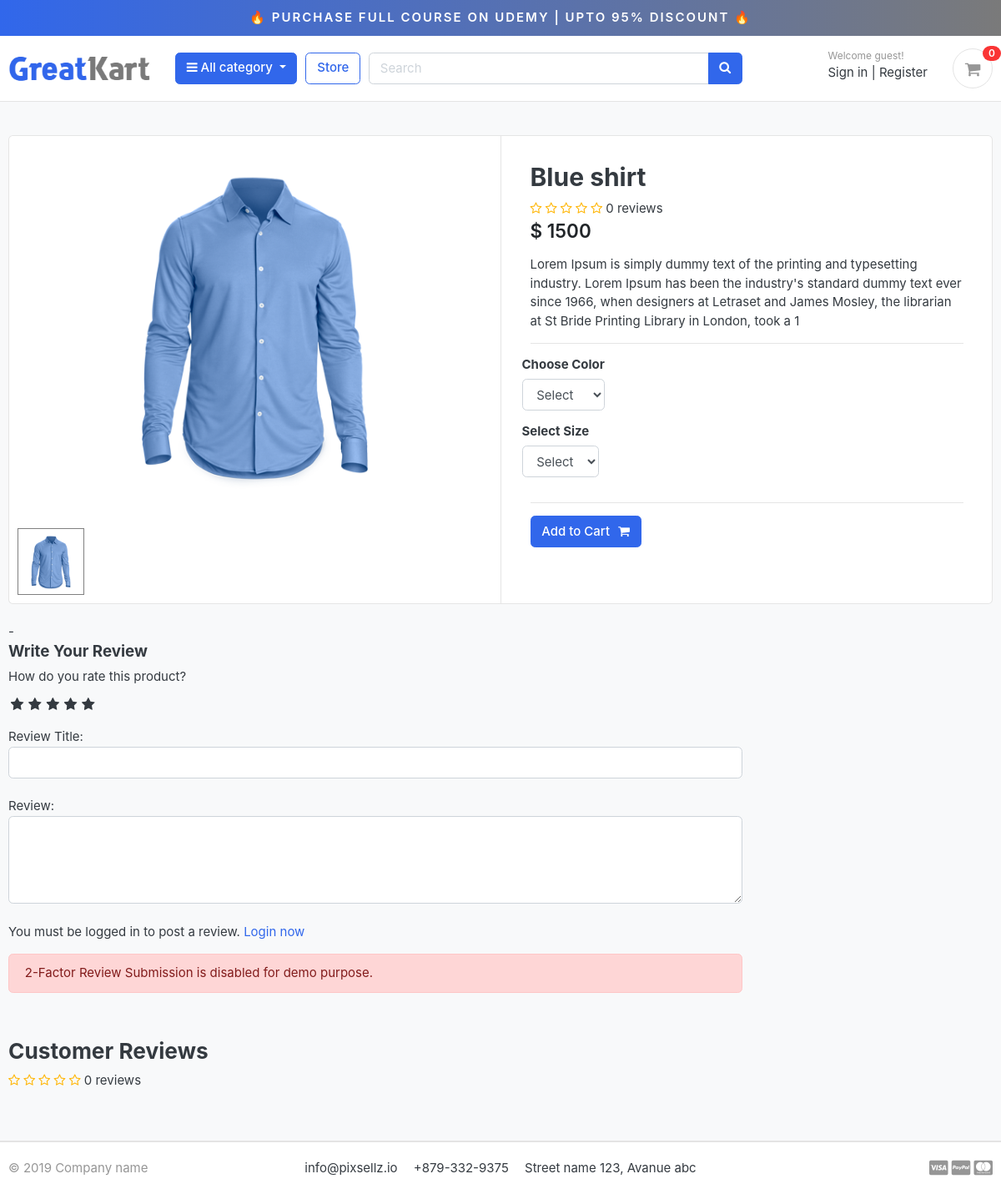
Page /store/shirt/blue-shirt/ on the committed database.
### store/models.py (models this page shows, shortened)
class Product(models.Model):
    product_name = models.CharField(max_length=50,unique=True)
    slug = models.SlugField(max_length=200, unique=True)
    description = models.TextField(max_length=255,blank=True)
    price = models.IntegerField()
    images = models.ImageField(upload_to="photos/products/")
    stock = models.IntegerField()
    is_available = models.BooleanField(default=True)
    category = models.ForeignKey(Category,on_delete = models.CASCADE)
    created_date = models.DateTimeField(auto_now_add=True)
    modified_date = models.DateTimeField(auto_now=True)
    def averageReview(self):
        reviews = ReviewRating.objects.filter(product=self,status=True).aggregate(average=Avg('rating'))
        avg = 0
        if reviews['average'] is not None:
            avg = float(reviews['average'])
        return avg
    def countReview(self):
        reviews = ReviewRating.objects.filter(product=self,status=True).aggregate(count=Count('id'))
        count = 0
        if reviews['count'] is not None:
            count = int(reviews['count'])
        return count

### store/views.py (the view)
# urls.py: path('<slug:category_slug>/<slug:product_slug>/',views.product_detail,name='product_detail'),
def product_detail(request,category_slug,product_slug):
    try:
        single_product = Product.objects.get(category__slug=category_slug,slug=product_slug)
        in_cart = CartItem.objects.filter(cart__cart_id=_cart_id(request),product=single_product).exists()
    except Exception as e:
        raise e
    if request.user.is_authenticated:
        try:
            orderproduct = OrderProduct.objects.filter(user=request.user,product_id=single_product.id).exists()
        except OrderProduct.DoesNotExist:
            orderproduct = None
    else:
        orderproduct = None
    reviews = ReviewRating.objects.filter(product_id=single_product.id,status=True)
    product_gallery = ProductGallery.objects.filter(product_id=single_product.id)
    context = {
        'single_product':single_product,
        'in_cart':in_cart,
        'orderproduct':orderproduct,
        'reviews':reviews,
        'product_gallery':product_gallery
    }
    return render(request,'store/product_detail.html',context)

### carts/context_processors.py (called while the page is built)
def counter(request):
    cart_count = 0
    if 'admin' in request.path:
        return {}
    else:
        try:
            cart = Cart.objects.filter(cart_id=_cart_id(request))
            if request.user.is_authenticated:
                cart_items = CartItem.objects.all().filter(user=request.user)
            else:
                cart_items = CartItem.objects.all().filter(cart=cart[:1])
            for cart_item in cart_items:
                cart_count +=  cart_item.quantity
        except Cart.DoesNotExist:
            cart_count = 0
    return dict(cart_count=cart_count)

### carts/views.py (called while the page is built)
def _cart_id(request):
    cart = request.session.session_key
    if not cart:
        cart =  request.session.create()
    return cart

### category/context_processors.py (called while the page is built)
def menu_links(request):
    links = Category.objects.all()
    return dict(links=links)

### category/models.py (called while the page is built)
    def get_url(self):
        return reverse('products_by_category',args=[self.slug])

### templates/store/product_detail.html (shortened to what this page needs)
{% extends 'base.html' %}
{% load static %}
{% block content %}
<section class="section-content padding-y bg">
	<div class="container">
		<div class="card">
			<div class="row no-gutters">
				<aside class="col-md-6">
					<article class="gallery-wrap">
						<div class="img-big-wrap mainImage">
							<center><img src="{{ single_product.images.url }}"></center>
						</div>
					</article>
					<ul class="thumb">
						<li>
							<a href="{{ single_product.images.url }}" target="mainImage"><img src="{{ single_product.images.url }}" alt="Product Image"></a>
						</li>
					</ul>
				</aside>
				<main class="col-md-6 border-left">
					<form action="{% url 'add_cart' single_product.id %}" method="POST">
						<article class="content-body">
							<h2 class="title">{{ single_product.product_name }}</h2>
							<div class="rating-star">
								<span>
									<i class="fa fa-star{% if single_product.averageReview < 0.5 %}-o{% elif single_product.averageReview >= 0.5 and single_product.averageReview < 1 %}-half-o {% endif %}" aria-hidden="true"></i>
									<i class="fa fa-star{% if single_product.averageReview < 1.5 %}-o{% elif single_product.averageReview >= 1.5 and single_product.averageReview < 2 %}-half-o {% endif %}" aria-hidden="true"></i>
									<i class="fa fa-star{% if single_product.averageReview < 2.5 %}-o{% elif single_product.averageReview >= 2.5 and single_product.averageReview < 3 %}-half-o {% endif %}" aria-hidden="true"></i>
									<i class="fa fa-star{% if single_product.averageReview < 3.5 %}-o{% elif single_product.averageReview >= 3.5 and single_product.averageReview < 4 %}-half-o {% endif %}" aria-hidden="true"></i>
									<i class="fa fa-star{% if single_product.averageReview < 4.5 %}-o{% elif single_product.averageReview >= 4.5 and single_product.averageReview < 5 %}-half-o {% endif %}" aria-hidden="true"></i>
	<span>{{single_product.countReview}} reviews</span>
									</span>
							</div>
							<div class="mb-3">
								<var class="price h4">$ {{single_product.price}}</var>
							</div>
							<p>{{ single_product.description }}</p>
							<hr>
							<div class="row">
								<div class="item-option-select">
									<h6>Choose Color</h6>
									<select name="color" class="form-control" required>
										<option value="" disabled selected>Select</option>
									</select>
								</div>
							</div>
							<div class="row">
								<div class="item-option-select">
									<h6>Select Size</h6>
									<select name="size" class="form-control" required>
										<option value="" disabled selected>Select</option>
									</select>
								</div>
							</div>
							<hr>
							{% if single_product.stock <= 0 %}
								<h5 class="text-danger">Out of Stock</h5>
							{% else %}
								<button type="submit" class="btn  btn-primary"><span class="text">Add to Cart</span><i class="fa fa-shopping-cart"></i></button>
							{% endif %}
						</article>
					</form>
				</main>
			</div>
		</div>
		<br>-
		<div class="row">
			<div class="col-md-9">
				<form action="{% url 'submit_review' single_product.id %}" method="POST">
					<h5>Write Your Review</h5>
					<div>
						<label>How do you rate this product?</label>
						<br>
						<div class="rate">
							<input type="radio" name="rating" id="rating10" value="5" required /><label for="rating10" title="5"></label>
							<input type="radio" name="rating" id="rating8" value="4" required /><label for="rating8" title="4"></label>
							<input type="radio" name="rating" id="rating6" value="3" required /><label for="rating6" title="3"></label>
							<input type="radio" name="rating" id="rating4" value="2" required /><label for="rating4" title="2"></label>
							<input type="radio" name="rating" id="rating2" value="1" required /><label for="rating2" title="1"></label>
						</div>
<br>
						Review Title:
						<input type="text" class="form-control" name="subject">
						<br>
						Review:
						<textarea name="review" rows="4" class="form-control"></textarea>
						<br>
						{% if user.is_authenticated %}
								<input type="submit" value="Submit Review" class="btn btn-primary">
						{% else %}
						<p>You must be logged in to post a review. <span><a href="{% url 'login' %}">Login now</a></span></p>
						{% endif %}
						<div class="alert alert-danger" role="alert" style="margin-top:10px;">
  2-Factor Review Submission is disabled for demo purpose.
</div>
					</div>
				</form>
<br>
<header class="section-heading">
	<h3>Customer Reviews </h3>
	<div class="rating-star">
		<span>
			<i class="fa fa-star{% if single_product.averageReview < 0.5 %}-o{% elif single_product.averageReview >= 0.5 and single_product.averageReview < 1 %}-half-o {% endif %}" aria-hidden="true"></i>
			<i class="fa fa-star{% if single_product.averageReview < 1.5 %}-o{% elif single_product.averageReview >= 1.5 and single_product.averageReview < 2 %}-half-o {% endif %}" aria-hidden="true"></i>
			<i class="fa fa-star{% if single_product.averageReview < 2.5 %}-o{% elif single_product.averageReview >= 2.5 and single_product.averageReview < 3 %}-half-o {% endif %}" aria-hidden="true"></i>
			<i class="fa fa-star{% if single_product.averageReview < 3.5 %}-o{% elif single_product.averageReview >= 3.5 and single_product.averageReview < 4 %}-half-o {% endif %}" aria-hidden="true"></i>
			<i class="fa fa-star{% if single_product.averageReview < 4.5 %}-o{% elif single_product.averageReview >= 4.5 and single_product.averageReview < 5 %}-half-o {% endif %}" aria-hidden="true"></i>
	<span>{{single_product.countReview}} reviews</span>
			</span>
	</div>
</header>
			</div>
		</div>
	</div>
</section>
{% endblock %}

### static/css/ui.css (style rules this page uses)
html { font-family: "Inter", sans-serif; font-size: 15px; }
.content-body { flex: 1 1 auto; padding: 2rem 2.3rem; }
.padding-y { padding-top: 40px; padding-bottom: 40px; }
var { font-style: normal; }
article:after, .form-group:after { display: block; clear: both; content: ""; }
.bg { background-color: #f8f9fa; }
.section-heading { margin-bottom: 20px; margin-top: 15px; }
.btn .text + i { margin-left: 10px; }
.price { font-weight: 600; color: #212529; }
.gallery-wrap .img-big-wrap { margin-bottom: 10px; border-radius: 0.37rem; overflow: hidden; background-color: #fff; }
.gallery-wrap .img-big-wrap img { height: 450px; width: auto; display: inline-block; }
.item-option-select { margin-bottom: 1rem; display: inline-block; margin-right: 15px; }

### static/css/custom.css (style rules this page uses)
.rate { display: inline-block;; border: 0; }
.rate > label { float: right; }
.rate > label:before { display: inline-block; font-size: 1.1rem; font-family: FontAwesome; content: "\f005"; margin:0; padding:0.3rem .2rem; cursor: pointer; }
.rating-star i { color: #ffb503 !important; }
ul.thumb { margin:0 auto; padding: 0; float: left; }
ul.thumb li { list-style: none; margin: 10px; }
ul.thumb li img { width: 80px; height: 80px; border: 1px solid grey; }

### rows in the picture
Product: images (picture), product_name "Blue shirt", countReview "0", price "1500", description "Lorem Ipsum is simply dummy text of the printing and typesetting industry. Lorem Ipsum has been the industry's standard dummy text ever since 1966, when designers at Letraset and James Mosley, the librarian at St Bride Printing Library in London, took a 1"

### other values in the picture
{{ cart_count }} "0"
